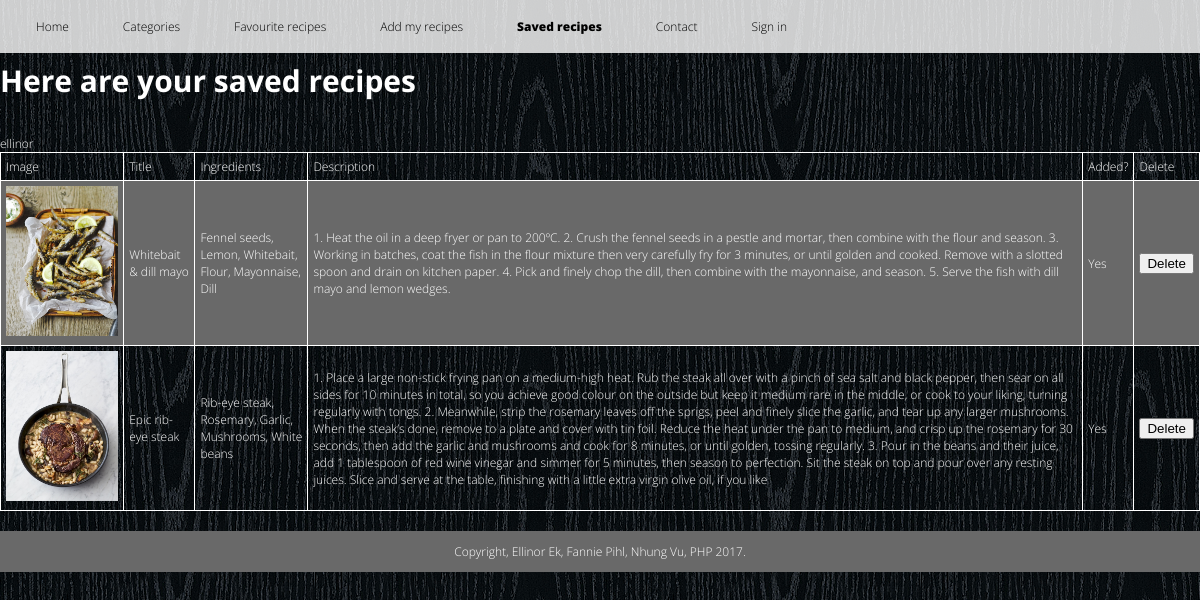
/savedrecipes.php (signed in), run on the app's committed database.
### tables this page shows
CREATE TABLE `recipe` (
  `recipeid` int(11) NOT NULL,
  `title` varchar(255) NOT NULL,
  `description` text NOT NULL,
  `ingredients` text NOT NULL,
  `catid` int(11) NOT NULL,
  `image` varchar(255) NOT NULL,
  `userid` int(11) NOT NULL,
  `onloan` tinyint(1) NOT NULL
);

### savedrecipes.php (the view, shortened to what this page needs)
<?php include("header.php"); ?>
<?php include("config.php");
?>
<body>
<h2>Here are your saved recipes</h2>
<?php echo $_SESSION['username'];   ?>
<?php
@ $db = new mysqli($dbserver, $dbuser, $dbpass, $dbname);
			$query = "SELECT recipe.recipeid, recipe.title, recipe.description, recipe.onloan, recipe.image, GROUP_CONCAT(ingredients.name) as als FROM recipe, recing, ingredients WHERE onloan = 1 AND recipe.recipeid = recing.recipeid AND recing.ingredientsid = ingredients.ingredientsid GROUP BY recipe.recipeid";
				$stmt = $db->prepare($query);
			    $stmt->bind_result($recipeid, $title, $description, $onloan, $image, $grouped_ing);
			    $stmt->execute();
			echo '<table id="t01" style="width:100%" >';
		    echo '<tr><b><td>Image</td><b> <td>Title</td> <td>Ingredients</td> <td>Description</td> <td>Added?</td> </b> <td>Delete</td> </b></tr>';
		    while ($stmt->fetch()) {
		        if($onloan==0)
		            $onloan="No";
		        else $onloan="Yes";
		        $grouped_ing = str_replace(",", ", ", $grouped_ing);
		        echo "<tr>";
		        echo "<td> <img src='uploadedfiles/$image' style='max-height:150px;max-width:150px'</img> </td><td> $title </td><td> $grouped_ing </td> <td> $description </td><td> $onloan </td>";
		        echo '<td><a href="deleterecipe.php?recipeid=' . urlencode($recipeid) . '"><input type="submit" value="Delete"></input></a></td>';
		        echo "</tr>";
	   		}
	    	echo "</table>";
	  	?>
	  	</body>
	  	<?php include("footer.php") ?>

### main.css (style rules this page uses)
body { margin: 0 auto; background-image: url(img/wood.png); font-family: Open Sans; font-weight: 300; font-size: 12px; color: white; }
a { text-decoration: none; color: black; }
table, th, td { border: 1px solid white; border-collapse: collapse; }
th, td { padding: 5px; }
table { border-spacing: 5px; }
table#t01 tr:nth-child(even) { background-color: #696969; }
h2 { text-align: left; margin: 0; color: white; font-size: 30px; padding-top: 60px; }
a { text-decoration: none; color: white; }

### data on the page
recipe: image (picture), title "Whitebait & dill mayo", grouped_ing "Fennel seeds, Lemon, Whitebait, Flour, Mayonnaise, Dill", description "1. Heat the oil in a deep fryer or pan to 200ºC. 2. Crush the fennel seeds in a pestle and mortar, then combine with the flour and season. 3. Working in batches, coat the fish in the flour mixture then very carefully fry for 3 minutes, or until golden and cooked. Remove with a slotted spoon and drain on kitchen paper. 4. Pick and finely chop the dill, then combine with the mayonnaise, and season. 5. Serve the fish with dill mayo and lemon wedges.", onloan "Yes"
recipe: image (picture), title "Epic rib-eye steak", grouped_ing "Rib-eye steak, Rosemary, Garlic, Mushrooms, White beans", description "1. Place a large non-stick frying pan on a medium-high heat. Rub the steak all over with a pinch of sea salt and black pepper, then sear on all sides for 10 minutes in total, so you achieve good colour on the outside but keep it medium rare in the middle, or cook to your liking, turning regularly with tongs. 2. Meanwhile, strip the rosemary leaves off the sprigs, peel and finely slice the garlic, and tear up any larger mushrooms. When the steak’s done, remove to a plate and cover with tin foil. Reduce the heat under the pan to medium, and crisp up the rosemary for 30 seconds, then add the garlic and mushrooms and cook for 8 minutes, or until golden, tossing regularly. 3. Pour in the beans…", onloan "Yes"

### other printed values
$_SESSION['username'] "ellinor"
